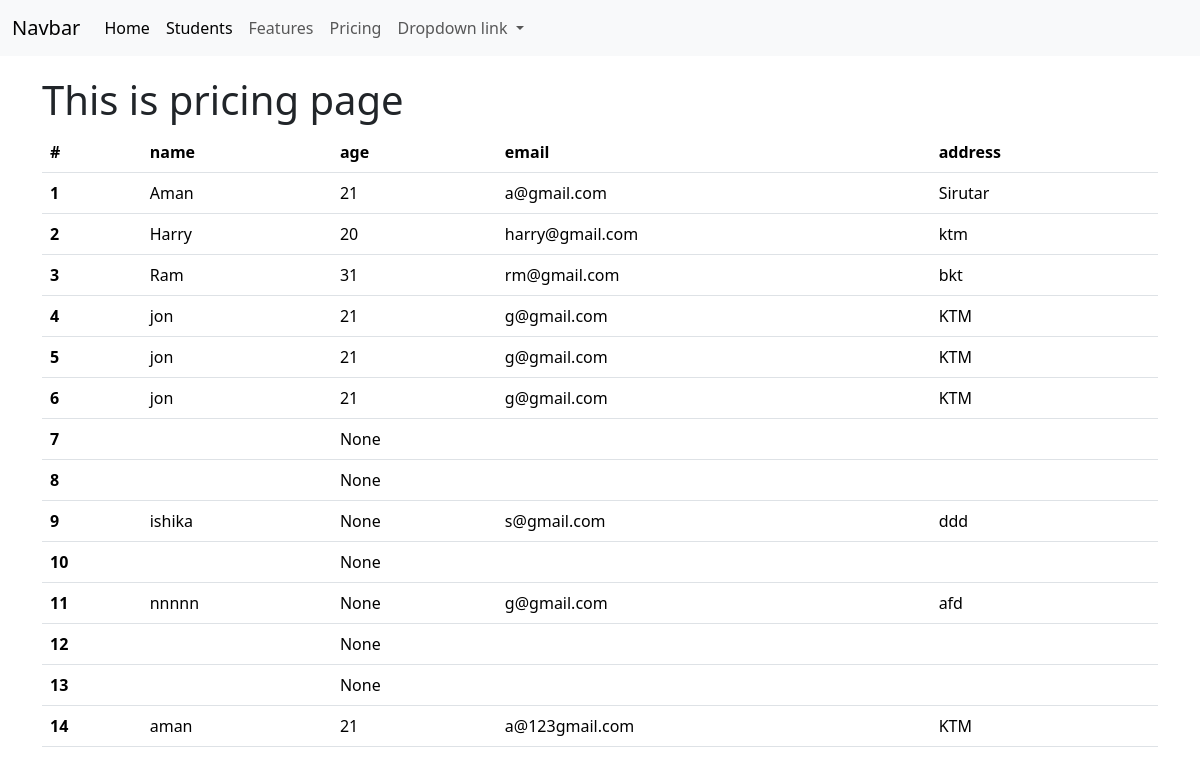
Page /pricing/ on the earlier database version.
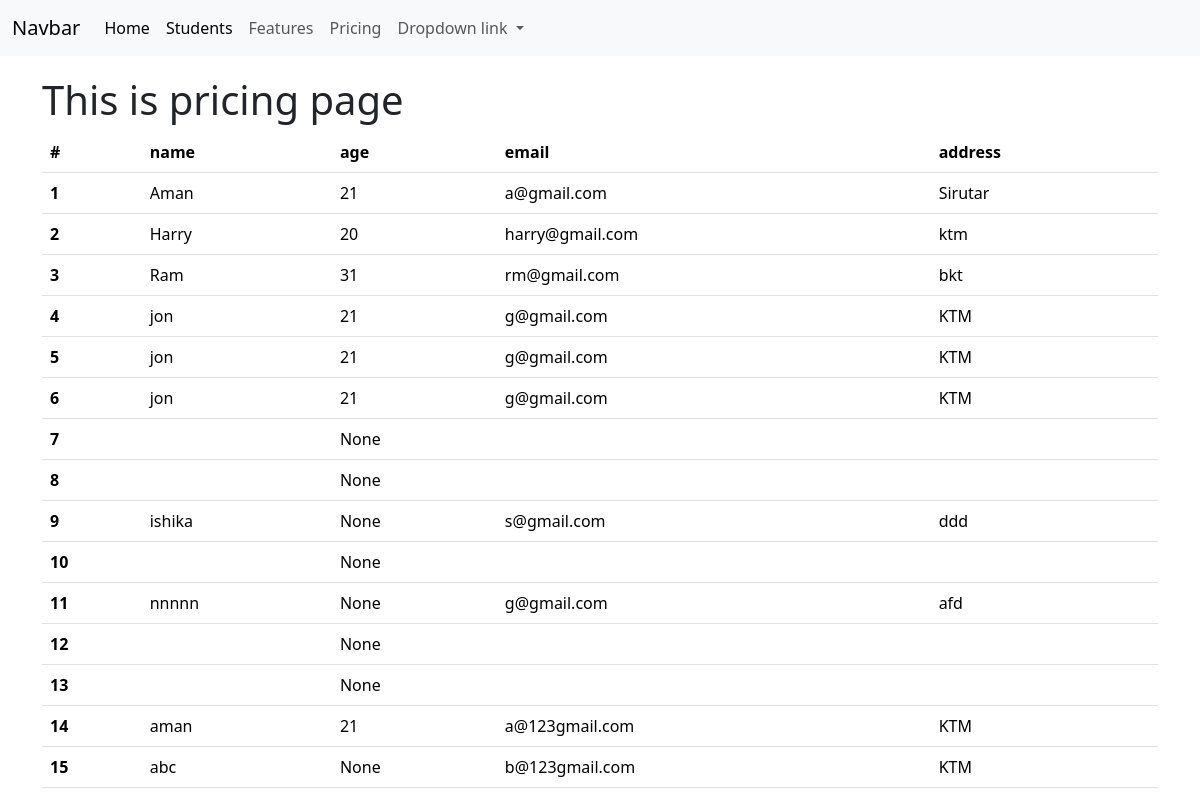
Same page on the later database version.
### home/models.py (models this page shows, shortened)
class Student(models.Model):
    name = models.CharField(max_length=30)
    age = models.IntegerField(null=True, blank=True)
    address = models.CharField(max_length=50)
    email = models.EmailField(max_length=20)
    classroom = models.ForeignKey(ClassRoom, on_delete=models.CASCADE, related_name="classroom_student",
                               null=True, blank=True)

### home/views.py (the view)
# urls.py: path('pricing/', temp_inherit_pricing, name="temp_inherit_pricing"),
def temp_inherit_pricing(request):
    students = Student.objects.all()
    return render(request, template_name='home/temp_inherit_pricing.html',
                  context={"students": students})

### home/templates/home/temp_inherit_pricing.html
{% extends 'home/base.html' %}
{% block content %}
<h1>This is pricing page </h1>
<table class="table">
  <thead>
    <tr>
      <th scope="col">#</th>
      <th scope="col">name </th>
      <th scope="col">age</th>
      <th scope="col">email </th>
        <th scope="col">address </th>
    </tr>
  </thead>
  <tbody>
{% for student in students %}
    <tr>
      <th scope="row">{{ forloop.counter }}</th>
      <td>{{student.name}}</td>
      <td>{{student.age}}</td>
      <td>{{student.email}}</td>
        <td>{{student.address}}</td>
    </tr>
   {% endfor %}
  </tbody>
</table>
{% endblock %}

Differences in the rows shown:
added Student: name "abc", age "None", email "b@123gmail.com", address "KTM"
